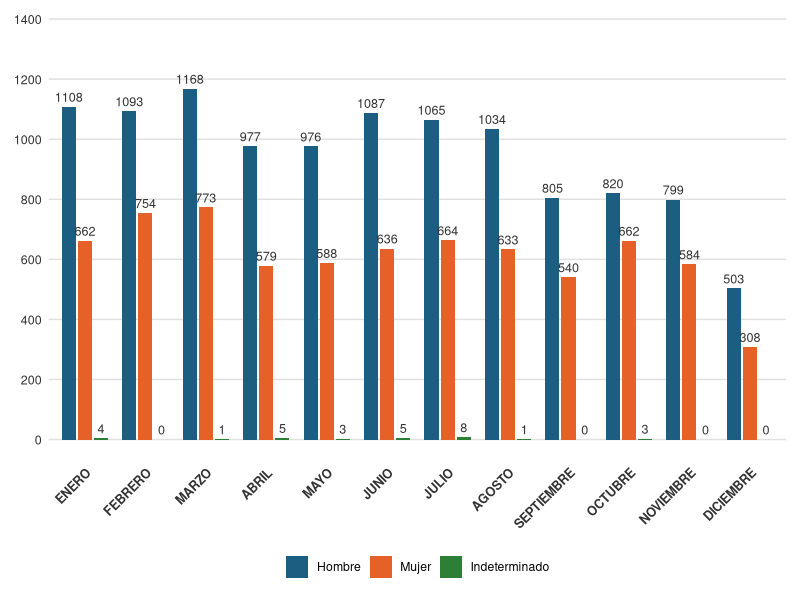
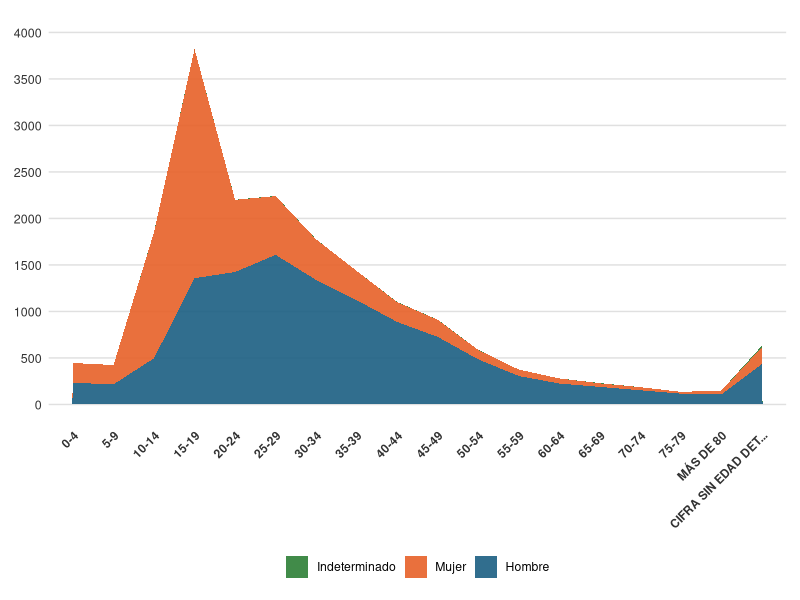

These figures' R source, in order:
## ---- chunk 1
#| label: fig-personas-desaparecidas-2020
#| echo: false
#| message: false
#| warning: false
#| fig-cap: "Personas desaparecidas durante el año 2020"
#| fig-subcap: "Fuente: Secretaría de Gobernación (2016). Comisión Nacional de Búsqueda (2021)"
#| fig-width: 9
#| fig-height: 5.5

suppressPackageStartupMessages({
  library(ggplot2)
  library(tidyr)
  library(dplyr)
})

# 1. Crear el conjunto de datos exacto
datos <- data.frame(
  mes = factor(
    c("ENERO", "FEBRERO", "MARZO", "ABRIL", "MAYO", "JUNIO", 
      "JULIO", "AGOSTO", "SEPTIEMBRE", "OCTUBRE", "NOVIEMBRE", "DICIEMBRE"),
    levels = c("ENERO", "FEBRERO", "MARZO", "ABRIL", "MAYO", "JUNIO", 
               "JULIO", "AGOSTO", "SEPTIEMBRE", "OCTUBRE", "NOVIEMBRE", "DICIEMBRE")
  ),
  Hombre = c(1108, 1093, 1168, 977, 976, 1087, 1065, 1034, 805, 820, 799, 503),
  Mujer = c(662, 754, 773, 579, 588, 636, 664, 633, 540, 662, 584, 308),
  Indeterminado = c(4, 0, 1, 5, 3, 5, 8, 1, 0, 3, 0, 0)
)

# 2. Transformar a formato largo para ggplot
datos_largos <- datos %>%
  pivot_longer(
    cols = c(Hombre, Mujer, Indeterminado),
    names_to = "sexo",
    values_to = "total"
  ) %>%
  mutate(sexo = factor(sexo, levels = c("Hombre", "Mujer", "Indeterminado")))

# 3. Paleta de colores idéntica a la imagen original
colores_originales <- c(
  "Hombre" = "#1B5E82", 
  "Mujer" = "#E66128", 
  "Indeterminado" = "#2D7F36"
)

# 4. Generar la gráfica con agrupamiento (position_dodge)
ggplot(datos_largos, aes(x = mes, y = total, fill = sexo)) +
  geom_bar(stat = "identity", position = position_dodge(width = 0.8), width = 0.7) +
  geom_text(
    aes(label = total),
    position = position_dodge(width = 0.8),
    vjust = -0.5,
    size = 3.2,
    color = "#333333"
  ) +
  scale_fill_manual(values = colores_originales) +
  scale_y_continuous(limits = c(0, 1350), breaks = seq(0, 1400, by = 200)) +
  theme_minimal(base_size = 11) +
  theme(
    legend.position = "bottom",
    legend.title = element_blank(),
    panel.grid.major.x = element_blank(),
    panel.grid.minor = element_blank(),
    panel.grid.major.y = element_line(color = "#E0E0E0", linewidth = 0.5),
    axis.title = element_blank(),
    axis.text.x = element_text(angle = 45, hjust = 1, vjust = 1, color = "#333333", size = 9, face = "bold"),
    axis.text.y = element_text(color = "#333333", size = 9),
    plot.margin = margin(t = 10, r = 10, b = 10, l = 10)
  )
## ---- chunk 2
#| label: fig-rango-edad-2020
#| echo: false
#| message: false
#| warning: false
#| fig-cap: "Rango de edad de personas desaparecidas 2020"
#| fig-subcap: "Fuente: Secretaría de Gobernación (2016). Comisión Nacional de Búsqueda (2021)"
#| fig-width: 9.5
#| fig-height: 5.5

suppressPackageStartupMessages({
  library(ggplot2)
  library(tidyr)
  library(dplyr)
})

# 1. Base de datos con los valores exactos extraídos de la captura
datos <- data.frame(
  rango_edad = factor(
    c("0-4", "5-9", "10-14", "15-19", "20-24", "25-29", "30-34", "35-39", 
      "40-44", "45-49", "50-54", "55-59", "60-64", "65-69", "70-74", "75-79", 
      "MÁS DE 80", "CIFRA SIN EDAD DET..."),
    levels = c("0-4", "5-9", "10-14", "15-19", "20-24", "25-29", "30-34", "35-39", 
               "40-44", "45-49", "50-54", "55-59", "60-64", "65-69", "70-74", "75-79", 
               "MÁS DE 80", "CIFRA SIN EDAD DET...")
  ),
  Indeterminado = c(0, 0, 1, 1, 1, 2, 1, 0, 3, 2, 1, 0, 0, 3, 0, 0, 0, 18),
  Mujer = c(213, 208, 1356, 2464, 776, 632, 436, 314, 212, 184, 101, 69, 55, 38, 34, 20, 40, 180),
  Hombre = c(233, 216, 497, 1357, 1424, 1608, 1339, 1122, 887, 726, 485, 306, 225, 189, 152, 116, 108, 434)
)

# 2. Transformar a formato largo
datos_largos <- datos %>%
  pivot_longer(
    cols = c(Indeterminado, Mujer, Hombre),
    names_to = "sexo",
    values_to = "total"
  ) %>%
  # El orden del factor determina cómo se apilan en el área
  mutate(sexo = factor(sexo, levels = c("Indeterminado", "Mujer", "Hombre")))

# Colors idénticos a la gráfica previa
colores_originales <- c(
  "Hombre" = "#1B5E82", 
  "Mujer" = "#E66128", 
  "Indeterminado" = "#2D7F36"
)

# 3. Generar la gráfica de Área Apilada
ggplot(datos_largos, aes(x = rango_edad, y = total, fill = sexo, group = sexo)) +
  geom_area(alpha = 0.9) +
  scale_fill_manual(values = colores_originales) +
  scale_y_continuous(limits = c(0, 4000), breaks = seq(0, 4000, by = 500)) +
  theme_minimal(base_size = 11) +
  theme(
    legend.position = "bottom",
    legend.title = element_blank(),
    panel.grid.major.x = element_blank(),
    panel.grid.minor = element_blank(),
    panel.grid.major.y = element_line(color = "#E0E0E0", linewidth = 0.5),
    axis.title = element_blank(),
    axis.text.x = element_text(angle = 45, hjust = 1, vjust = 1, color = "#333333", size = 8.5, face = "bold"),
    axis.text.y = element_text(color = "#333333", size = 9),
    plot.margin = margin(t = 10, r = 10, b = 10, l = 10)
  )
